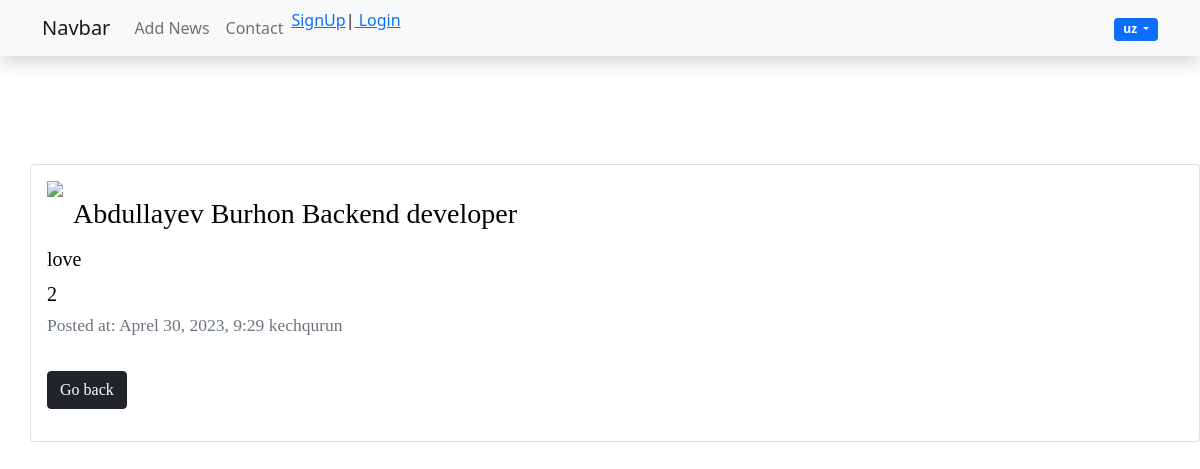
/uz/5/, run on the app's committed database.
### user/models.py (models this page shows, shortened)
class User(models.Model):
    name = models.CharField(max_length=499, verbose_name="nomi")
    title = models.TextField()
    url_name = models.URLField(max_length=400, verbose_name="Url name")
    image  = models.ImageField(upload_to='photos', verbose_name="Rasmlar")
    create_at  = models.DateTimeField(auto_now_add=True)
    class Meta:
        ordering = ['-id']

### user/views.py (the view)
# urls.py: path('<int:pk>/', PostDetailView.as_view(), name='detail'),
class PostDetailView(DetailView):
    model = User
    template_name = "detail.html"
    context_object_name = "new"

### templates/detail.html (shortened to what this page needs)
{% extends "base.html" %}
{% block content %}
    <div class="card mt-3 ">
        <div class="card-body">
        {% if new.image %}
        <p><img class="img-article-left" src="{{new.image.url}}"></p>
        {% endif %}
        <h3>{{new.name}}</h3>
        <h5 class="mt-3" >{{new.title}}</h5>
            {{new.url_name}}
            <p> <small class="text-muted" > Posted at: {{new.create_at}}</small> </p>
            <a href="{% url 'home' %}" class="btn btn-dark my-3">Go back </a>
      </div>
    </div>
{% endblock %}

### static/css/styles.css (style rules this page uses)
html, body { font-family: 'Arial'; margin: 0; padding: 0; height: 100%; width: 100%; color: #444; }
a { color: #0059b2; text-decoration: none; }
img { max-width: 600px; height: auto; }
img.img-article-left { max-width: 300px; height: auto; float: left; padding: 0 10px 10px 0; }

### data on the page
User: name "Abdullayev Burhon Backend developer", title "love", url_name "2", create_at "Aprel 30, 2023, 9:29 kechqurun"

### other printed values
{{ current_language }} "uz"
